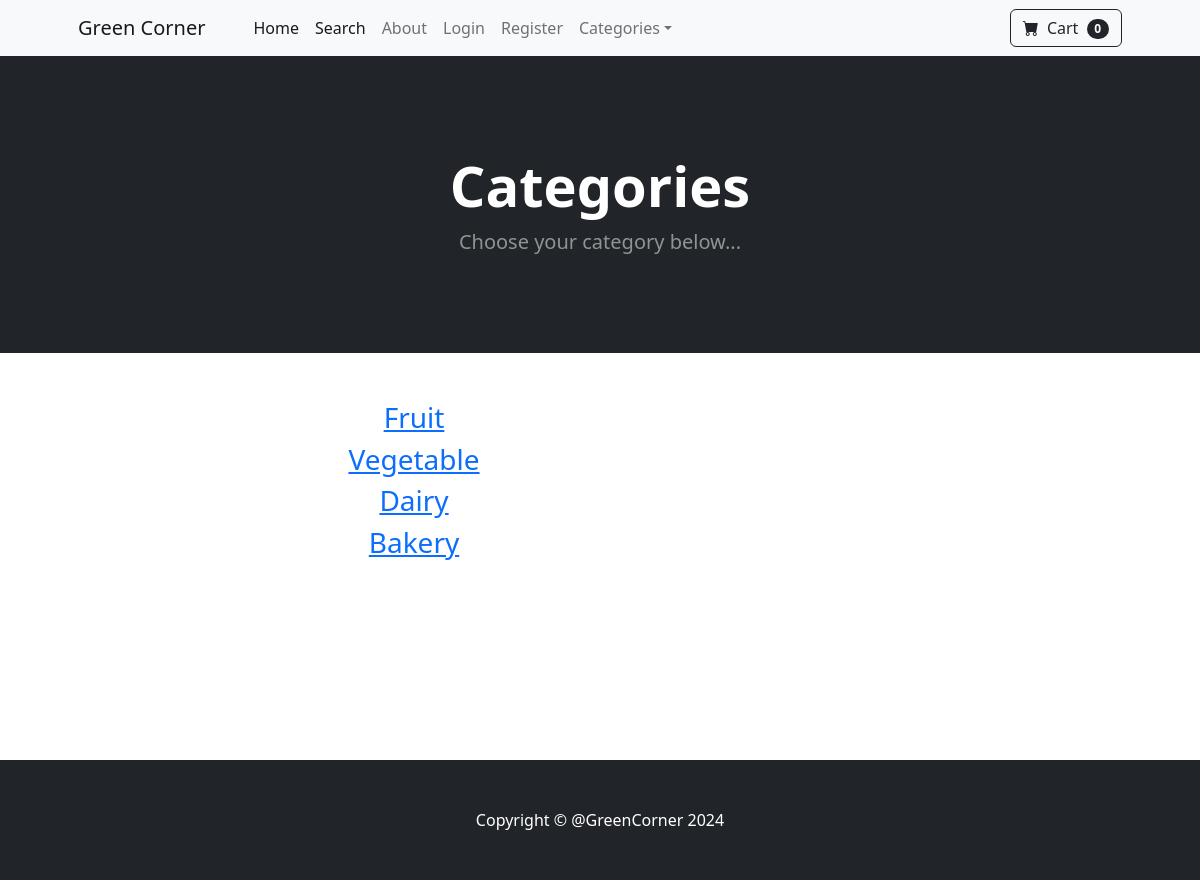
The app's page /category_summary/ with its own data.
### store/models.py (models this page shows)
class Category(models.Model):
    name = models.CharField(max_length=50)
    def __str__(self):
        return self.name
    class Meta:
        verbose_name_plural = 'Categories'

### store/views.py (the view)
# urls.py: path('category_summary/', views.category_summary, name='category_summary'),
def category_summary(request):
    categories = Category.objects.all()
    context = {'categories': categories}
    return render(request, 'category_summary.html', context)

### cart/cart.py (called while the page is built)
    def __len__(self):
        return len(self.cart)

### cart/context_processors.py (called while the page is built)
def cart(request):
    return {'cart': Cart(request)}

### store/templates/category_summary.html
{% extends 'base.html' %}
{% block content %}
     <header class="bg-dark py-5">
            <div class="container px-4 px-lg-5 my-5">
                <div class="text-center text-white">
                    <h1 class="display-4 fw-bolder">Categories</h1>
                    <p class="lead fw-normal text-white-50 mb-0">Choose your category below...</p>
                </div>
            </div>
        </header>
    <div class="container">
        <div class="row">
            <div style="text-align: center;">
                <div class="col-8">
                    <br/><br/>
                    {% for category in categories %}
                        <h3><a href="{% url 'category' category %}">{{ category }}</a></h3>
                    {% endfor %}
                    <br/><br/><br/><br/><br/><br/><br/><br/>
                </div>
            </div>
        </div>
    </div>
{% endblock content %}

### records on screen
Category: name "Fruit"
Category: name "Vegetable"
Category: name "Dairy"
Category: name "Bakery"

### other values on screen
{{ cart|length }} "0"
